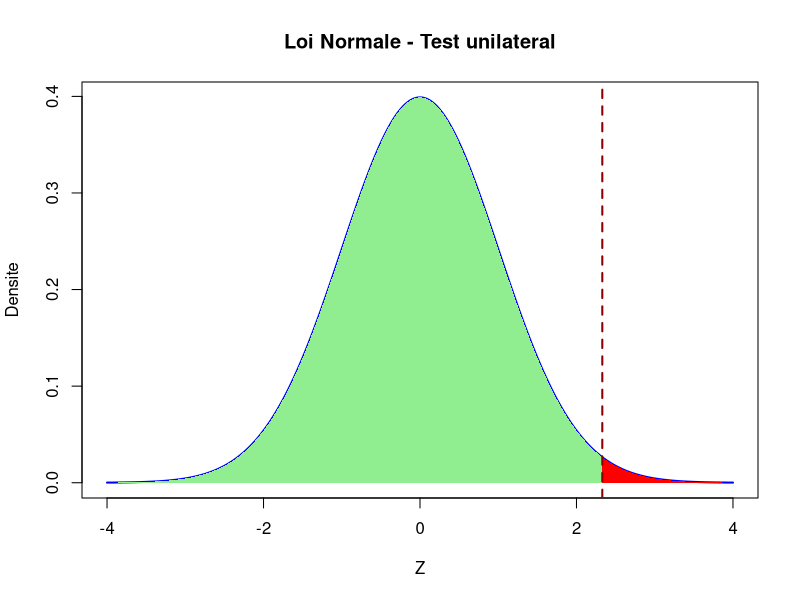

Source code (R):

n<-36

moy_theorique<-10.5

x_bar<-8.5

s<-1.5

seuil_signifi<-0.05

#formulation d'hypothese
cat("Donnees \n")
cat("H0:mu1 == mu0 \n")
cat("H1:mu1 > mu0 \n")

cat("\n")
#loi de probabilite a utiliser
if(n>=30){
  cat(paste("comme n>=30 Alors on vas utiliser la loi normale, Test Unilateral\n"))
  cat("\n")
  s_xbar = s/sqrt(n)
  cat(paste(s_xbar))
  
  cat("\n")
  cat("\n")
  z_obs<-round((x_bar-moy_theorique)/s_xbar,4)
  cat(paste("z_obs=",z_obs,"\n"))
  #valeur critique
  
  seuil_signifi<-0.01
  
  resultat<-1-seuil_signifi
  
  z_<-round(qnorm(resultat),2)
  
  cat("\n")
  cat(z_)
  cat("\n")
  borne_sup<-  z_
  
  cat("\n")
  cat(paste("ZNRH0 = ] -Inf ;",borne_sup,"] \n"))
  
  #prise de decision et conclusion
  
  #prise de decision
  
  cat("\n")
  if(z_obs>borne_sup){
    cat(paste(z_obs,"appartient inclus a ]-Inf ;",borne_sup,"] \n"))
    cat("\n")
    cat(paste("Ho est accepte \n"))
  }else{
    cat(paste(z_obs,"n'appartient pas a  ]-Inf;",borne_sup,"]\n"))
    cat("\n")
    cat(paste("Donc H0 est rejette et H1 est accepte \n"))
    cat("\n")
    cat(paste("Conclusion \n"))
    cat("\n")
    cat(paste("Au risque de se tromper  de ", seuil_signifi*100 ,"% la note moyenne des etudiants est superieur a  10,5\n"))
    
    x_val<-seq(-4,4,length=1000)
    y_val<-dnorm(x_val)
    
    plot(x_val,y_val,type="l",lwd=2,col="blue",main="Loi Normale - Test unilateral",xlab="Z",ylab="Densite")
    
    x_right<-seq(borne_sup,4,length=200)
    polygon(c(borne_sup,x_right,4),c(0,dnorm(x_right),0),col="red",border = NA)
    
    x_mid<-seq(-4,borne_sup,length=500)
    polygon(c(-4,x_mid,borne_sup),c(0,dnorm(x_mid),0),col="lightgreen",border = NA)
    
    
    abline(v=borne_sup,col="darkred",lwd=2,lty=2)
    abline(v=z_obs,col="purple",lwd=2,lty=2)
    
    
  }
  
}else{
  print("Alors on vas utiliser la loi de Student")
}
